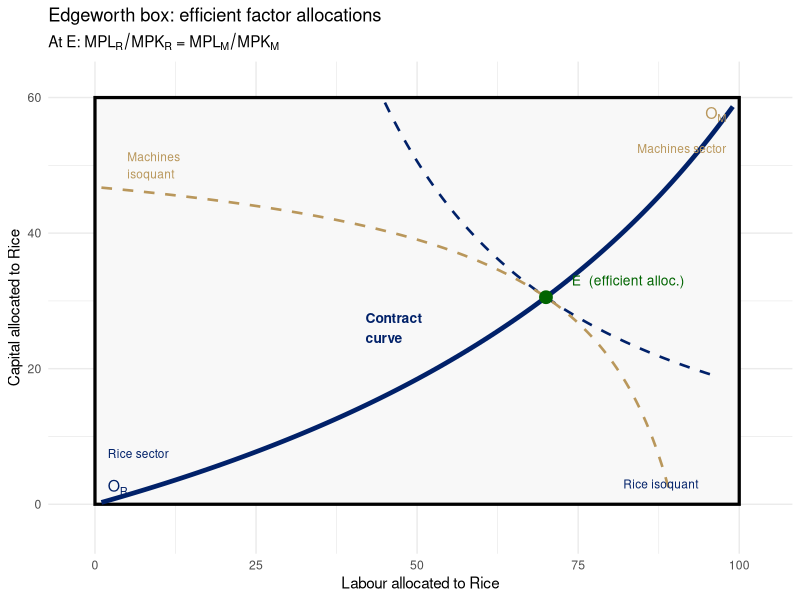
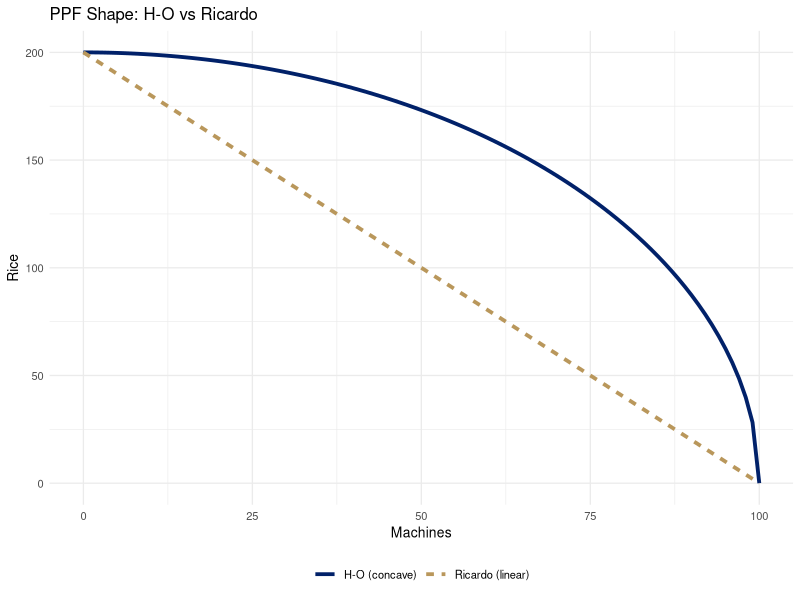
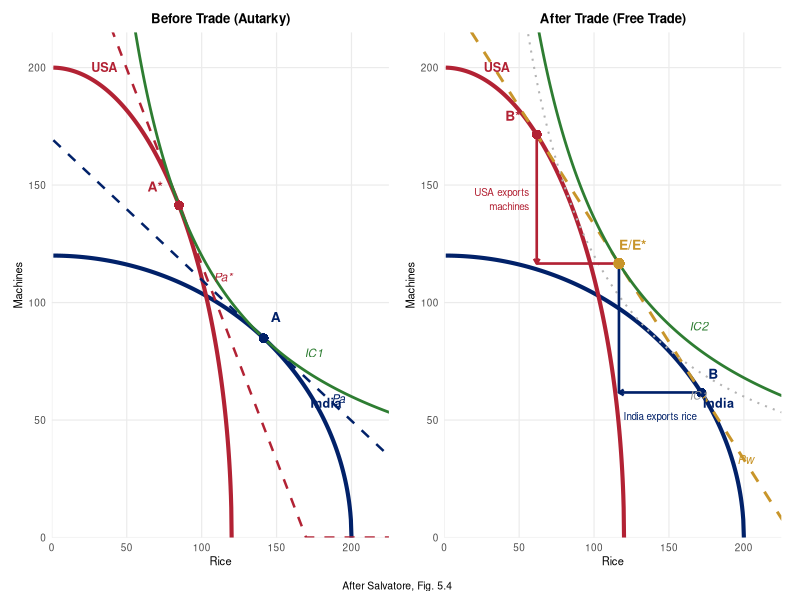
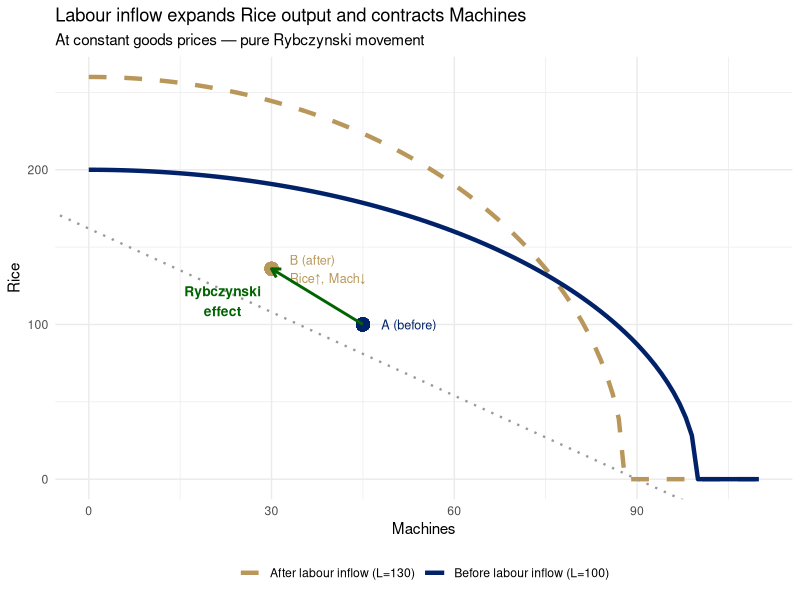
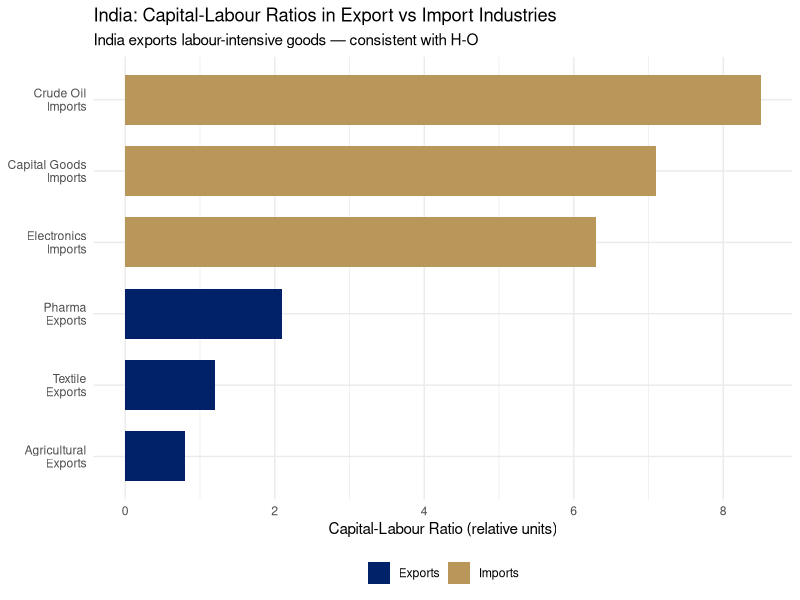
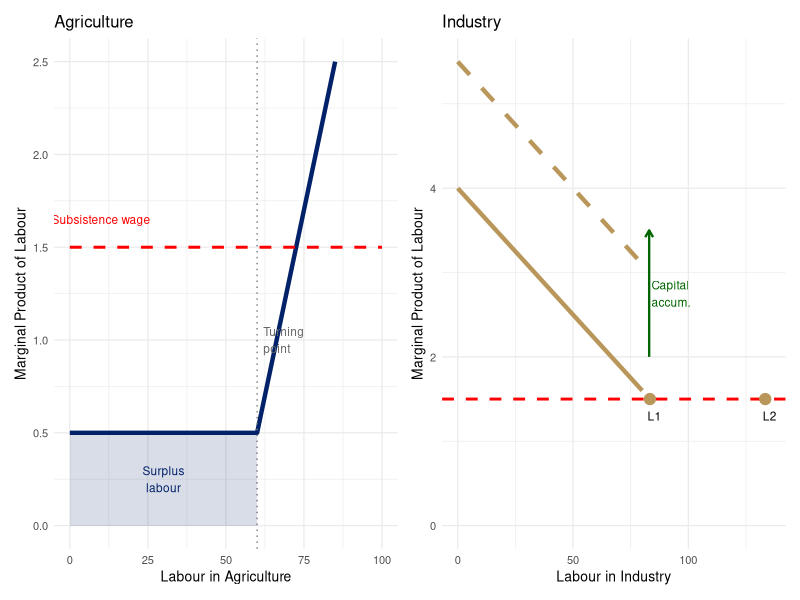

These charts were generated, in order, by the following R code:
## ---- chunk 1
#| label: setup
#| include: false
library(ggplot2)
library(patchwork)
library(dplyr)
library(scales)
options(scipen=999)
theme_set(theme_minimal(base_size=11))
knitr::opts_chunk$set(echo = knitr::is_html_output())
## ---- chunk 2
#| label: fig-edgeworth
#| fig-cap: "Edgeworth Box: Efficient Factor Allocation Between Rice and Machines\nSource: Author's illustration."
#| fig-width: 7
#| fig-height: 5
library(ggplot2)

# Box: total Labour = 100, total Capital = 60
# Rice:     Q_R = L_R^0.6 * K_R^0.4  (labour-intensive)
# Machines: Q_M = L_M^0.4 * K_M^0.6  (capital-intensive)
# Contract curve from MRTS_R = MRTS_M:
#   (0.6/0.4)*(K_R/L_R) = (0.4/0.6)*(K_M/L_M)
#   =>  K_R = 240*L_R / (900 - 5*L_R)
L_cc <- seq(1, 99, by = 0.5)
K_cc <- 240 * L_cc / (900 - 5 * L_cc)

# Point E at L_R = 70: visually centred (70% of L-axis, ~51% of K-axis)
L_E <- 70
K_E <- 240 * L_E / (900 - 5 * L_E)   # = 16800/550 ≈ 30.5

# Rice isoquant through E
Q_R_E <- L_E^0.6 * K_E^0.4
iL_R  <- seq(45, 97, by = 0.5)
iK_R  <- (Q_R_E / iL_R^0.6)^(1 / 0.4)
df_R  <- subset(data.frame(L = iL_R, K = iK_R), K >= 0 & K <= 60)

# Machines isoquant through E (drawn in original coords)
# E in machine coords: L_M = 30, K_M ≈ 29.5
Q_M_E <- (100 - L_E)^0.4 * (60 - K_E)^0.6
iLM   <- seq(11, 99, by = 0.5)
iKM   <- (Q_M_E / iLM^0.4)^(1 / 0.6)
df_M  <- subset(data.frame(L = 100 - iLM, K = 60 - iKM),
                K >= 0 & K <= 60 & L >= 0 & L <= 100)

ggplot() +
  annotate("rect", xmin = 0, xmax = 100, ymin = 0, ymax = 60,
           fill = "#f8f8f8", color = "black", linewidth = 1.1) +
  # Isoquants
  geom_line(data = df_R, aes(x = L, y = K),
            color = "#012169", linewidth = 0.9, linetype = "dashed") +
  geom_line(data = df_M, aes(x = L, y = K),
            color = "#B9975B", linewidth = 0.9, linetype = "dashed") +
  # Contract curve
  geom_line(data = data.frame(L = L_cc, K = K_cc), aes(x = L, y = K),
            color = "#012169", linewidth = 1.6) +
  # Efficient allocation E
  geom_point(aes(x = L_E, y = K_E), size = 4, color = "darkgreen") +
  annotate("text", x = 74, y = 33, hjust = 0, size = 3.5,
           label = "E  (efficient alloc.)", color = "darkgreen") +
  # Rice origin
  annotate("text", x = 2, y = 2.5, hjust = 0, size = 4, fontface = "bold",
           label = "O[R]", parse = TRUE, color = "#012169") +
  annotate("text", x = 2, y = 7.5, hjust = 0, size = 3,
           label = "Rice sector", color = "#012169") +
  # Machines origin
  annotate("text", x = 98, y = 57.5, hjust = 1, size = 4, fontface = "bold",
           label = "O[M]", parse = TRUE, color = "#B9975B") +
  annotate("text", x = 98, y = 52.5, hjust = 1, size = 3,
           label = "Machines sector", color = "#B9975B") +
  # Isoquant labels
  annotate("text", x = 82, y = 3, hjust = 0, size = 3,
           label = "Rice isoquant", color = "#012169") +
  annotate("text", x = 5, y = 50, hjust = 0, size = 3,
           label = "Machines\nisoquant", color = "#B9975B") +
  # Contract curve label
  annotate("text", x = 42, y = 26, hjust = 0, size = 3.5, fontface = "bold",
           label = "Contract\ncurve", color = "#012169") +
  labs(
    title    = "Edgeworth box: efficient factor allocations",
    subtitle = expression(paste("At E: ", MPL[R]/MPK[R], " = ", MPL[M]/MPK[M])),
    x        = "Labour allocated to Rice",
    y        = "Capital allocated to Rice"
  ) +
  coord_cartesian(xlim = c(-2, 103), ylim = c(-4, 62)) +
  theme_minimal(base_size = 11)
## ---- chunk 3
#| fig-width: 5
#| fig-height: 4
library(ggplot2)

M_seq <- seq(0, 100, by=1)
R_HO  <- 200 * sqrt(1 - (M_seq/100)^2)  # concave (H-O)
R_Ric <- 200 - 2*M_seq                    # linear (Ricardo)
R_Ric <- pmax(0, R_Ric)

df_ppf2 <- data.frame(
  M = c(M_seq, M_seq),
  R = c(R_HO, R_Ric),
  model = rep(c("H-O (concave)", "Ricardo (linear)"), each=101)
)

ggplot(df_ppf2, aes(x=M, y=R, color=model, linetype=model)) +
  geom_line(linewidth=1.3) +
  scale_color_manual(values=c("H-O (concave)"="#012169",
                               "Ricardo (linear)"="#B9975B")) +
  labs(title="PPF Shape: H-O vs Ricardo",
       x="Machines", y="Rice", color=NULL, linetype=NULL) +
  theme_minimal(base_size=10) +
  theme(legend.position="bottom")
## ---- chunk 4
#| label: fig-ho-welfare
#| fig-cap: "Basis for and Gains from Trade: H-O Model (after Salvatore, Fig. 5.4)"
#| fig-width: 9.5
#| fig-height: 4.2
#| out-width: "100%"
library(ggplot2)
library(patchwork)

# Shared theme
th <- theme_minimal(base_size = 9) +
  theme(panel.grid.minor = element_blank(),
        plot.title = element_text(hjust = 0.5, face = "bold", size = 9.5),
        axis.title = element_text(size = 8),
        plot.margin = margin(4, 8, 4, 4))

# ── Coordinates (X = Rice, Y = Machines; Salvatore Fig. 5.4 convention)
# India PPF: M = 120√(1-(R/200)²), Pa slope = -0.6
# USA   PPF: M = 200√(1-(R/120)²), Pa* slope = -5/3; Pw = -1
# U = R*M: IC1 (U=12000) tangent to Pa at A AND Pa* at A* (same curve!)
#          IC2 (U=13596) tangent to Pw at E = E* (same point, by symmetry)

A_R  <- 200 / sqrt(2)           # India autarky A  ≈ (141.4,  84.9)
A_M  <- 120 / sqrt(2)
B_R  <- sqrt(14400 / 0.4896)    # India production B ≈ (171.5,  61.7)
B_M  <- 0.36 * B_R
Pw_c <- B_R + B_M               # Pw intercept ≈ 233.2
E_R  <- Pw_c / 2                # Shared consumption E = E* ≈ (116.6, 116.6)
E_M  <- Pw_c / 2
U1   <- A_R * A_M               # IC1 ≈ 12000
U2   <- E_R * E_M               # IC2 ≈ 13596

As_R <- A_M;  As_M <- A_R      # USA autarky A*  ≈ ( 84.9, 141.4)
Bs_R <- B_M;  Bs_M <- B_R      # USA production B* ≈ ( 61.7, 171.5)

rg <- seq(1, 230, len = 900)   # shared R grid

# Both panels share the same axes and both PPFs
india_ppf <- geom_line(
  data = data.frame(R = seq(1,200,len=500), M = 120*sqrt(1-(seq(1,200,len=500)/200)^2)),
  aes(R, M), color = "#012169", linewidth = 1.4)
usa_ppf <- geom_line(
  data = data.frame(R = seq(1,120,len=500), M = 200*sqrt(1-(seq(1,120,len=500)/120)^2)),
  aes(R, M), color = "#B22234", linewidth = 1.4)

# ── Panel 1: Before Trade (Autarky) ───────────────────────────────────────────
p1 <- ggplot() +
  india_ppf + usa_ppf +
  # Pa (India, slope -0.6, tangent at A)
  geom_line(data = data.frame(R=rg, M=pmax(0, A_M + 0.6*(A_R - rg))),
            aes(R,M), color="#012169", linewidth=0.85, linetype="dashed") +
  # Pa* (USA, slope -5/3, tangent at A*)
  geom_line(data = data.frame(R=rg, M=pmax(0, As_M + (5/3)*(As_R - rg))),
            aes(R,M), color="#B22234", linewidth=0.85, linetype="dashed") +
  # IC1 — same hyperbola tangent to Pa at A and Pa* at A*
  geom_line(data = data.frame(R=rg, M=U1/rg), aes(R,M),
            color="#2E7D32", linewidth=0.95) +
  # Key points
  geom_point(aes(A_R,  A_M),  color="#012169", size=3.0, shape=16) +
  geom_point(aes(As_R, As_M), color="#B22234", size=3.0, shape=16) +
  # Point labels
  annotate("text", x=A_R+8,   y=A_M+9,  label="A",  fontface="bold", size=3.5, color="#012169") +
  annotate("text", x=As_R-16, y=As_M+8, label="A*", fontface="bold", size=3.5, color="#B22234") +
  # Price line labels
  annotate("text", x=196, y=A_M+0.6*(A_R-196)+7,
           label="Pa",  size=3.0, color="#012169", hjust=1, fontface="italic") +
  annotate("text", x=108, y=As_M+(5/3)*(As_R-108)+8,
           label="Pa*", size=3.0, color="#B22234", hjust=0, fontface="italic") +
  annotate("text", x=175, y=U1/175+10, label="IC1", size=3.0, color="#2E7D32", fontface="italic") +
  # Country PPF labels
  annotate("text", x=183, y=120*sqrt(1-(183/200)^2)+9,
           label="India", size=3.2, color="#012169", fontface="bold") +
  annotate("text", x=35,  y=200*sqrt(1-(35/120)^2)+9,
           label="USA",   size=3.2, color="#B22234",  fontface="bold") +
  scale_x_continuous(expand=c(0,0)) + scale_y_continuous(expand=c(0,0)) +
  coord_cartesian(xlim=c(0,225), ylim=c(0,215)) +
  labs(title="Before Trade (Autarky)", x="Rice", y="Machines") + th

# ── Panel 2: After Trade (Free Trade) ─────────────────────────────────────────
p2 <- ggplot() +
  india_ppf + usa_ppf +
  # Pw (slope -1, shared world price through B, B*, E)
  geom_line(data = data.frame(R=rg, M=pmax(0, Pw_c - rg)), aes(R,M),
            color="#C8952A", linewidth=1.0, linetype="dashed") +
  # IC1 (faint reference)
  geom_line(data = data.frame(R=rg, M=U1/rg), aes(R,M),
            color="grey70", linewidth=0.7, linetype="dotted") +
  # IC2 — tangent to Pw at E (= E*)
  geom_line(data = data.frame(R=rg, M=U2/rg), aes(R,M),
            color="#2E7D32", linewidth=0.95) +
  # Trade triangle: India (blue) B → (E_R, B_M) → E
  annotate("segment", x=B_R, xend=E_R, y=B_M, yend=B_M,
           color="#012169", linewidth=0.9, arrow=arrow(length=unit(0.14,"cm"), ends="last")) +
  annotate("segment", x=E_R, xend=E_R, y=B_M, yend=E_M,
           color="#012169", linewidth=0.9, arrow=arrow(length=unit(0.14,"cm"), ends="last")) +
  # Trade triangle: USA (red) B* → (Bs_R, E_M) → E*
  annotate("segment", x=Bs_R, xend=Bs_R, y=Bs_M, yend=E_M,
           color="#B22234", linewidth=0.9, arrow=arrow(length=unit(0.14,"cm"), ends="last")) +
  annotate("segment", x=Bs_R, xend=E_R, y=E_M, yend=E_M,
           color="#B22234", linewidth=0.9, arrow=arrow(length=unit(0.14,"cm"), ends="last")) +
  # Key points
  geom_point(aes(B_R,  B_M),  color="#012169", size=3.0, shape=16) +
  geom_point(aes(Bs_R, Bs_M), color="#B22234", size=3.0, shape=16) +
  geom_point(aes(E_R,  E_M),  color="#C8952A", size=3.5, shape=16) +
  # Point labels
  annotate("text", x=B_R+8,   y=B_M+8,  label="B",    fontface="bold", size=3.5, color="#012169") +
  annotate("text", x=Bs_R-16, y=Bs_M+8, label="B*",   fontface="bold", size=3.5, color="#B22234") +
  annotate("text", x=E_R+9,   y=E_M+8,  label="E/E*", fontface="bold", size=3.5, color="#C8952A") +
  # Price / IC labels
  annotate("text", x=207, y=Pw_c-207+7,  label="Pw",  size=3.0, color="#C8952A", hjust=1, fontface="italic") +
  annotate("text", x=170, y=U2/170+10,   label="IC2", size=3.0, color="#2E7D32", fontface="italic") +
  annotate("text", x=170, y=U1/170-10,   label="IC1", size=3.0, color="grey60",  fontface="italic") +
  # Trade flow labels
  annotate("text", x=(B_R+E_R)/2, y=B_M-10,
           label="India exports rice", size=2.5, hjust=0.5, color="#012169") +
  annotate("text", x=Bs_R-5, y=(Bs_M+E_M)/2,
           label="USA exports\nmachines", size=2.5, hjust=1, color="#B22234") +
  # Country PPF labels
  annotate("text", x=183, y=120*sqrt(1-(183/200)^2)+9,
           label="India", size=3.2, color="#012169", fontface="bold") +
  annotate("text", x=35,  y=200*sqrt(1-(35/120)^2)+9,
           label="USA",   size=3.2, color="#B22234",  fontface="bold") +
  scale_x_continuous(expand=c(0,0)) + scale_y_continuous(expand=c(0,0)) +
  coord_cartesian(xlim=c(0,225), ylim=c(0,215)) +
  labs(title="After Trade (Free Trade)", x="Rice", y="Machines") + th

# ── Combine ────────────────────────────────────────────────────────────────────
p1 + p2 +
  plot_annotation(
    caption = "After Salvatore, Fig. 5.4",
    theme = theme(plot.caption = element_text(hjust = 0.5, size = 7.5))
  )
## ---- chunk 5
#| label: fig-rybczynski
#| fig-cap: "Rybczynski Effect: Labour Inflow Shifts PPF\nSource: Author's illustration."
#| fig-width: 7
#| fig-height: 5
library(ggplot2)

M_seq       <- seq(0, 110, by=1)
rice_before <- pmax(0, 200 * sqrt(pmax(0, 1 - (M_seq/100)^2)))
rice_after  <- pmax(0, 260 * sqrt(pmax(0, 1 - (M_seq/88)^2)))

df_ryb <- data.frame(
  M    = c(M_seq, M_seq),
  Rice = c(rice_before, rice_after),
  period = rep(c("Before labour inflow (L=100)",
                 "After labour inflow (L=130)"), each=length(M_seq))
)

ggplot(df_ryb, aes(x=M, y=Rice, color=period, linetype=period)) +
  geom_line(linewidth=1.5) +
  # Price line (slope = constant P_R/P_M)
  geom_abline(slope=-1.8, intercept=162, color="grey60",
              linetype="dotted", linewidth=0.8) +
  # Point A (before)
  geom_point(aes(x=45, y=100), inherit.aes=FALSE,
             color="#012169", size=4) +
  annotate("text", x=48, y=100, label="A (before)",
           hjust=0, size=3.2, color="#012169") +
  # Point B (after) — same price line, more Rice, less M
  geom_point(aes(x=30, y=136), inherit.aes=FALSE,
             color="#B9975B", size=4) +
  annotate("text", x=33, y=136, label="B (after)\nRice↑, Mach↓",
           hjust=0, size=3.2, color="#B9975B") +
  annotate("segment", x=45, y=100, xend=30, yend=136,
           arrow=arrow(length=unit(0.25,"cm")),
           color="darkgreen", linewidth=1) +
  annotate("text", x=22, y=115,
           label="Rybczynski\neffect", color="darkgreen",
           size=3.5, hjust=0.5, fontface="bold") +
  scale_color_manual(values=c(
    "Before labour inflow (L=100)"="#012169",
    "After labour inflow (L=130)" ="#B9975B")) +
  scale_linetype_manual(values=c(
    "Before labour inflow (L=100)"="solid",
    "After labour inflow (L=130)" ="dashed")) +
  labs(title="Labour inflow expands Rice output and contracts Machines",
       subtitle="At constant goods prices — pure Rybczynski movement",
       x="Machines", y="Rice", color=NULL, linetype=NULL) +
  theme_minimal(base_size=11) +
  theme(legend.position="bottom")
## ---- chunk 6
#| label: fig-leontief
#| fig-cap: "Factor Intensity of India's Exports vs Imports (illustrative)\nSource: Author's illustration based on DGCI&S / World Bank data."
#| fig-width: 8
#| fig-height: 4.5
library(ggplot2)

df_leo <- data.frame(
  category = c("Agricultural\nExports", "Textile\nExports",
                "Pharma\nExports", "Capital Goods\nImports",
                "Electronics\nImports", "Crude Oil\nImports"),
  KL_ratio = c(0.8, 1.2, 2.1, 7.1, 6.3, 8.5),
  type = c("Exports","Exports","Exports","Imports","Imports","Imports")
)
df_leo$category <- factor(df_leo$category,
                           levels=df_leo$category[order(df_leo$KL_ratio)])

ggplot(df_leo, aes(x=category, y=KL_ratio, fill=type)) +
  geom_col(width=0.7) +
  scale_fill_manual(values=c("Exports"="#012169", "Imports"="#B9975B")) +
  coord_flip() +
  labs(title="India: Capital-Labour Ratios in Export vs Import Industries",
       subtitle="India exports labour-intensive goods — consistent with H-O",
       x=NULL, y="Capital-Labour Ratio (relative units)", fill=NULL) +
  theme_minimal(base_size=11) +
  theme(legend.position="bottom")
## ---- chunk 7
#| label: fig-lewis
#| fig-cap: "Lewis Model: Surplus Labour Transfer and Structural Transformation\nSource: Author's illustration after Lewis (1954)."
#| fig-width: 9
#| fig-height: 5
library(ggplot2)
library(patchwork)

# Agriculture: flat MPL (surplus labour) then rising
L_agri <- seq(0, 100, by=1)
MPL_agri <- ifelse(L_agri <= 60, 0.5, 0.5 + 0.08*(L_agri - 60))
subsistence <- rep(1.5, 101)

p_agri <- ggplot(data.frame(L=L_agri, MPL=MPL_agri, sub=subsistence)) +
  geom_line(aes(x=L, y=MPL), color="#012169", linewidth=1.5) +
  geom_line(aes(x=L, y=sub), color="red", linewidth=1, linetype="dashed") +
  geom_vline(xintercept=60, linetype="dotted", color="grey50") +
  annotate("text", x=62, y=1.0,
           label="Turning\npoint", size=3, color="grey40", hjust=0) +
  annotate("text", x=10, y=1.65,
           label="Subsistence wage", color="red", size=3) +
  annotate("rect", xmin=0, xmax=60, ymin=0, ymax=0.5,
           alpha=0.15, fill="#012169") +
  annotate("text", x=30, y=0.25,
           label="Surplus\nlabour", size=3, color="#012169", hjust=0.5) +
  labs(title="Agriculture",
       x="Labour in Agriculture", y="Marginal Product of Labour") +
  theme_minimal(base_size=10) +
  ylim(0, 2.5)

# Industry: upward-sloping demand for labour
L_ind <- seq(0, 80, by=1)
MPL_ind0 <- 4.0 - 0.03*L_ind   # initial
MPL_ind1 <- 5.5 - 0.03*L_ind   # after capital accumulation

p_ind <- ggplot() +
  geom_line(data=data.frame(L=L_ind, MPL=MPL_ind0),
            aes(x=L, y=MPL), color="#B9975B", linewidth=1.5) +
  geom_line(data=data.frame(L=L_ind, MPL=MPL_ind1),
            aes(x=L, y=MPL), color="#B9975B", linewidth=1.5, linetype="dashed") +
  geom_hline(yintercept=1.5, color="red", linetype="dashed", linewidth=1) +
  annotate("segment", x=83, y=2.0, xend=83, yend=3.5,
           arrow=arrow(length=unit(0.2,"cm")),
           color="darkgreen", linewidth=0.8) +
  annotate("text", x=84, y=2.75, label="Capital\naccum.", size=3,
           color="darkgreen", hjust=0) +
  geom_point(aes(x=(4.0-1.5)/0.03, y=1.5), size=3.5, color="#B9975B") +
  geom_point(aes(x=(5.5-1.5)/0.03, y=1.5), size=3.5, color="#B9975B") +
  annotate("text", x=(4.0-1.5)/0.03 + 2, y=1.3,
           label="L1", size=3) +
  annotate("text", x=(5.5-1.5)/0.03 + 2, y=1.3,
           label="L2", size=3) +
  labs(title="Industry",
       x="Labour in Industry", y="Marginal Product of Labour") +
  theme_minimal(base_size=10) +
  ylim(0, 5.5)

p_agri + p_ind
